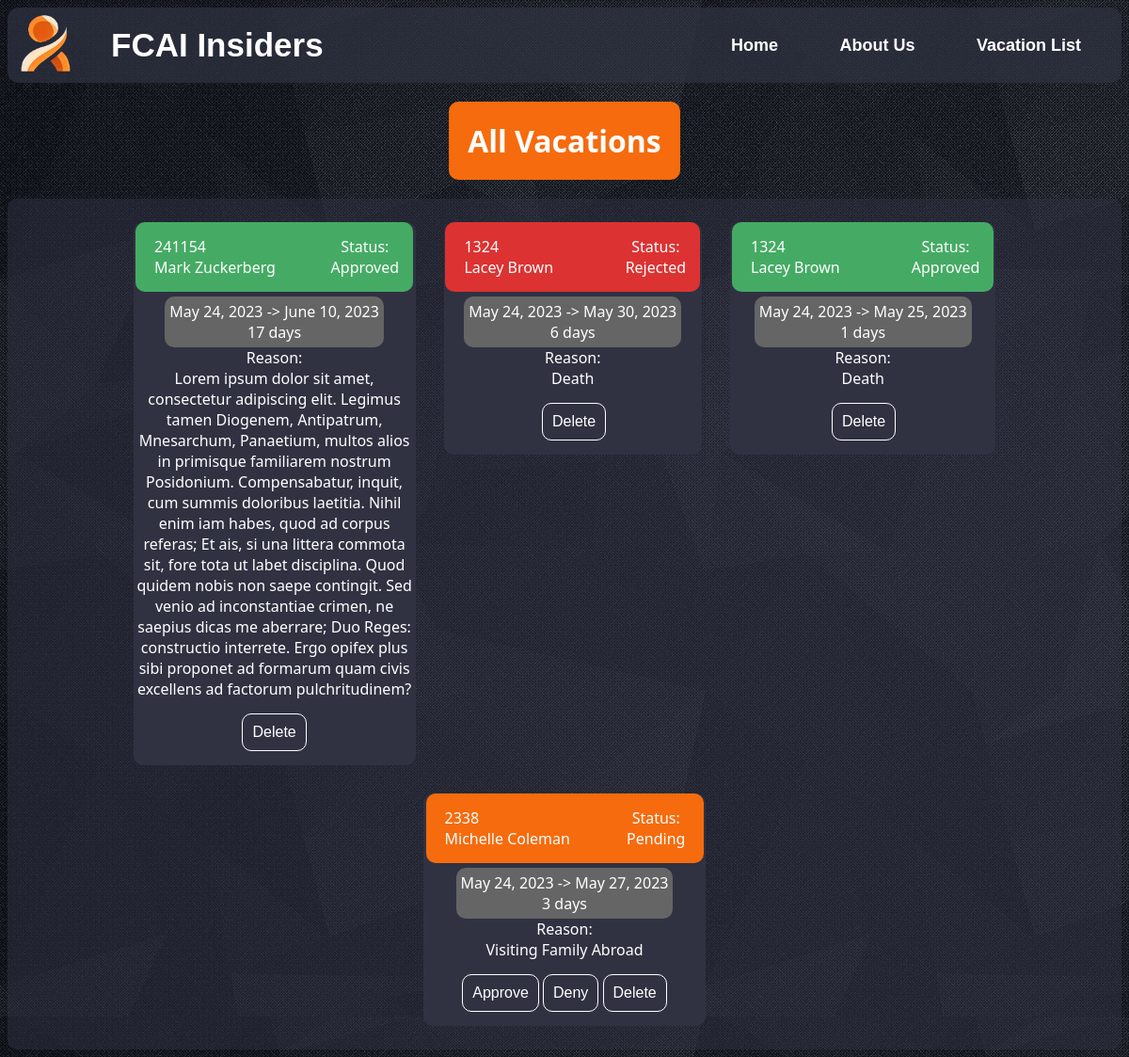
Page /vacationList/ on the committed database.
### Management/models.py (models this page shows, shortened)
class Vacation(models.Model):
    id = models.AutoField(primary_key = True)
    employeeID = models.ForeignKey(Employee, on_delete = models.CASCADE)
    startDate = models.DateField()
    endDate = models.DateField()
    status = models.CharField(max_length = 12)
    reason = models.CharField(max_length = 1500)
    dateCreated = models.DateField(default= datetime.date.today, null= True)

class Employee(models.Model):
    id = models.IntegerField(primary_key = True, unique = True, error_messages = {'null': 'ID field cannot be null','unique': 'This ID is already in use'})
    name = models.CharField(max_length = 100)
    email = models.EmailField(max_length = 254)
    address = models.CharField(max_length = 100)
    number = models.CharField(max_length = 11)
    gender = models.CharField(max_length = 6)
    status = models.CharField(max_length= 12)
    availableVacation = models.IntegerField()
    approvedVacation = models.IntegerField(default= 0)
    salary = models.IntegerField()
    dob = models.DateField()
    dateCreated = models.DateField(default= datetime.date.today, null= True)

### Users/views.py (the view)
# urls.py: path('vacationList/', userViews.vacationList, name='hr-vacationList'),
def vacationList(request):
        vacations = Vacation.objects.all()
        employees = Employee.objects.all()
        return render(request, 'Users/vacationList.html', {'vacs': vacations, 'emps': employees})

### Users/templatetags/vacs_tags.py (called while the page is built)
@register.simple_tag
def calc_vac_days(*args, **kwargs):
    startDate = args[0].startDate
    endDate = args[0].endDate
    numDaysDelta = endDate - startDate
    numDays = numDaysDelta.days
    return numDays

### Users/templates/Users/vacationList.html (shortened to what this page needs)
{% extends 'Management/base.html' %} {% load static %} {% block styles %}
<link rel="stylesheet" href="{% static 'Users/CSS/VacationList.css' %}" />
{% endblock styles %} {% block content %}
<h1>All Vacations</h1>
<div class="vacs">
  {% load vacs_tags %}
  {% for vac in vacs %}
  {% calc_vac_days vac as days %}
  <div class="vac">
    <div class="cardHead {{vac.status}}">
      <div class="empData">
        {{vac.employeeID.id}} <br />
        {{vac.employeeID.name}}
      </div>
      <div class="vacStatus">Status: {{vac.status}}</div>
    </div>
    <div class="cardBody">
      <div class="vacDates">
        {{vac.startDate}} -> {{vac.endDate}}
        <br />{{ days }} days
      </div>
      <div class="vacReason">
        Reason: <br />
        {{ vac.reason }}
      </div>
      <div class="vacActions">
        {% if vac.status == "Pending" %}
          <button class="appBut" onclick="window.location.href = '/approveVacation/{{ vac.id }}'">Approve</button>
          <button class="denBut" onclick="window.location.href = '/denyVacation/{{vac.id }}'">Deny</button>
        {% endif %}
          <button class="deleteBut" onclick="window.location.href = '/deleteVacation/{{vac.id}}'">Delete</button>
      </div>
    </div>
  </div>
  {% empty %}
  <h1>No vacations to show</h1>
  {% endfor %}
</div>
{% endblock content %}

### Management/static/Management/CSS/Navigation.css (style rules this page uses)
body { background-image: url('../Images/background.jpg'); }

### Users/static/Users/CSS/VacationList.css (style rules this page uses)
h1, h3 { width: fit-content; margin: auto; margin-top: 20px; margin-bottom: 20px; text-align: center; font-size: 2em; font-weight: bold; font-family: "Segoe UI", Tahoma, Geneva, Verdana, sans-serif; color: #ffffff; background-color: #f66b0e; padding: 20px; border-radius: 10px; }
.vacs { color: #ffffff; background-color: #30324284; width: fit-content; max-width: 1260px; margin: auto; font-size: 1em; border-radius: 10px; padding: 10px; text-align: center; display: flex; flex-direction: row; justify-content: center; flex-wrap: wrap; font-family: 'Segoe UI', Tahoma, Geneva, Verdana, sans-serif; }
.vac { display: flex; background-color: #303242; flex-direction: column; justify-content: center; max-width: 300px; height: fit-content; border-radius: 10px; margin: 15px; }
.cardHead { display: flex; flex-direction: row; justify-content: space-evenly; width: 95%; border-radius: 10px; background-color: #f66b0e; margin: auto; padding-left: 10px; }
.Approved { background-color: rgba(79, 222, 114, 0.7); }
.Rejected { background-color: rgb(221, 50, 50); }
.empData { text-align: start; padding: 10px; display: flex; flex-direction: column; width: 70%; border-radius: 10px; margin: auto; padding: 10px; }
.vacDates { background-color: rgb(101, 101, 101); width: fit-content; border-radius: 10px; margin: auto; margin-top: 5px; padding: 5px; }
.vacReason { word-wrap: break-word; }
.vacStatus { margin: auto; width: 30%; padding: 15px; }
.vacActions { width: 90%; border-radius: 10px; margin: auto; padding: 15px; }
button { border: #ffffff 1px solid; width: 100% - 20px; margin: auto; font-size: 1em; color: #ffffff; background-color: #303242; border-radius: 10px; padding: 10px; text-align: center; cursor: pointer; }

### rows in the picture
Vacation: employeeID.id "241154", employeeID.name "Mark Zuckerberg", status "Approved", startDate "May 24, 2023", endDate "June 10, 2023", days "17", reason "Lorem ipsum dolor sit amet, consectetur adipiscing elit. Legimus tamen Diogenem, Antipatrum, Mnesarchum, Panaetium, multos alios in primisque familiarem nostrum Posidonium. Compensabatur, inquit, cum summis doloribus laetitia. Nihil enim iam habes, quod ad corpus referas; Et ais, si una littera commota sit, fore tota ut labet disciplina. Quod quidem nobis non saepe contingit. Sed venio ad inconstantiae crimen, ne saepius dicas me aberrare; Duo Reges: constructio interrete. Ergo opifex plus sibi proponet ad formarum quam civis excellens ad factorum pulchritudinem?"
Vacation: employeeID.id "1324", employeeID.name "Lacey Brown", status "Rejected", startDate "May 24, 2023", endDate "May 30, 2023", days "6", reason "Death"
Vacation: employeeID.id "1324", employeeID.name "Lacey Brown", status "Approved", startDate "May 24, 2023", endDate "May 25, 2023", days "1", reason "Death"
Vacation: employeeID.id "2338", employeeID.name "Michelle Coleman", status "Pending", startDate "May 24, 2023", endDate "May 27, 2023", days "3", reason "Visiting Family Abroad"
